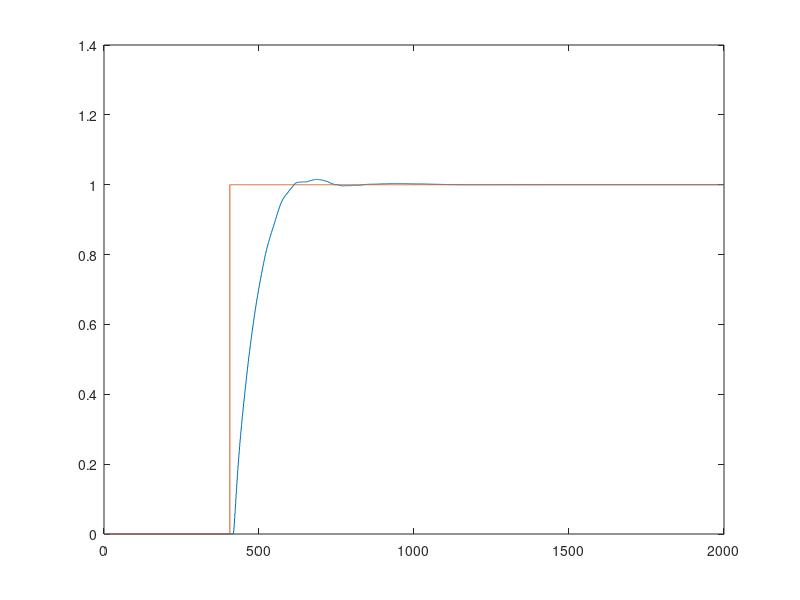

This chart was generated by the following MATLAB code: (Note: this script raises an error after producing the figure.)
clear
%Okres próbkowania
Tp = 1;
values = importdata("skok_46.txt");
s = zeros(1,500);

for i = 1:500
    s(i) = (values(i) - values(1))/20;
end

%Parametry modelu
b2 = 0.0015;
b1 = 9.7778e-04;
a2 = 0.3195;
a1 = -1.3121;

Td = 10;

%Horyzonty
D = 400; %Horyzont Dynamiki
N= 220;    %Horyzont predykcji
Nu = 2; %Horyzont sterowania

%Współczynnik kary
lamb = 1;

kk = 2000; %koniec symulacji
kp = max(13,D+1); %początek symulacji
ks = max(19,D+7); %chwila skoku wartosci zadania

%War początkowe
u(1:kp) = 0; y(1:kp) = 0;
yzad(1:ks)=0; yzad(ks:kk)=1;
e(1:kp) = 0;

%Macierz M
M=zeros(N,Nu);
for i=1:N
   for j=1:Nu
      if (i>=j)
         M(i,j)=s(i-j+1);
      end
   end
end

%Macierz MP
MP=zeros(N,D-1);
for i=1:N
   for j=1:D-1
      if i+j<=D
         MP(i,j)=s(i+j)-s(j);
      else
         MP(i,j)=s(D)-s(j);
      end      
   end
end

K = ((M'*M + lamb * eye(Nu))^(-1))* M';
DUp = zeros(D-1, 1);
Y = zeros(N,1);
%główne wykonanie programu
for k=kp:kk
    for n=1:N
    %yzad dla horyzontu predykcji
        Y_zad(n,1) = yzad(k);
    end
    %symulacja obiektu
    y(k)=b1*u(k-Td - 1)+b2*u(k-Td - 2)-a1*y(k-1)-a2*y(k-2);
    %stała trajektoria referencyjna
    for n=1:N
        Y(n) = y(k);
    end
    %DMC
    for n = 1:D-1
        DUp(n) = u(k-n) - u(k-n-1);
    end
    Yo = MP*DUp+Y;
    DU = K*(Y_zad - Yo);
    u(k)=u(k-1)+DU(1);   
    wejscie_u(k)=u(k);
    wyjscie_y(k)=y(k); 
end


iteracja = 0:1:kk-1;  
%Plot wyjście
figure;
stairs(iteracja, wyjscie_y)
hold on;
stairs(iteracja, yzad);
hold off;
title("Odpowiedź skokowa układu z regulatorem DMC" + newline + "D = " + D + " N = " + N + " Nu = " + Nu +  " lambda = " + lamb); 
xlabel('k'); ylabel("y");
legend("Opowiedź z regulatorem","Wartość zadana", "Location", "southeast")
name1 = "zad5_DMC_y_D"+D+"_N"+N+"_Nu"+Nu+"_L"+lamb;
% print(name1,'-dpng','-r400')

%Plot sterowanie
figure;
stairs(iteracja, wejscie_u)
title("Sterowanie układu z regulatorem DMC" + newline + "D = " + D + " N = " + N + " Nu = " + Nu + " lambda = " + lamb); 
xlabel('k'); ylabel("u");
legend("Sterowanie regulatora", "Location", "best")
name2 = "zad5_DMC_u_D"+D+"_N"+N+"_Nu"+Nu+"_L"+lamb;
% print(name2,'-dpng','-r400')